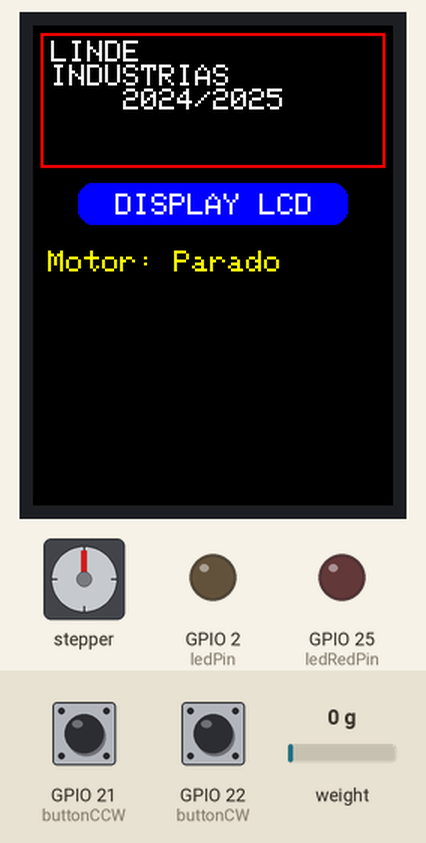
Simulated run of this sketch. Board: ESP32. Shown: 240×320 colour display, stepper motor, output pins drawn as LEDs (lit = HIGH). Dashed ring = blinking. Inputs (shaded band) come from the test bench; at power-on: GPIO 21 (buttonCCW) HIGH, GPIO 22 (buttonCW) HIGH, weight on the scale 0 g. Stepper angles assume 2038 steps per turn; what the sketch prints to the serial monitor is not drawn.

Above: at 1.4 s.
1.5 s: GPIO 21 (buttonCCW) pulled LOW for 1.95 s
At 4.3 s:
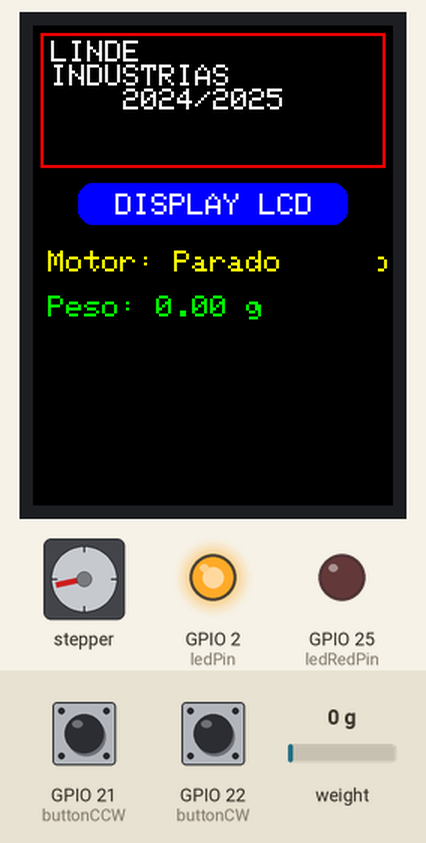
4.9 s: GPIO 22 (buttonCW) pulled LOW for 1.95 s
At 7.8 s:
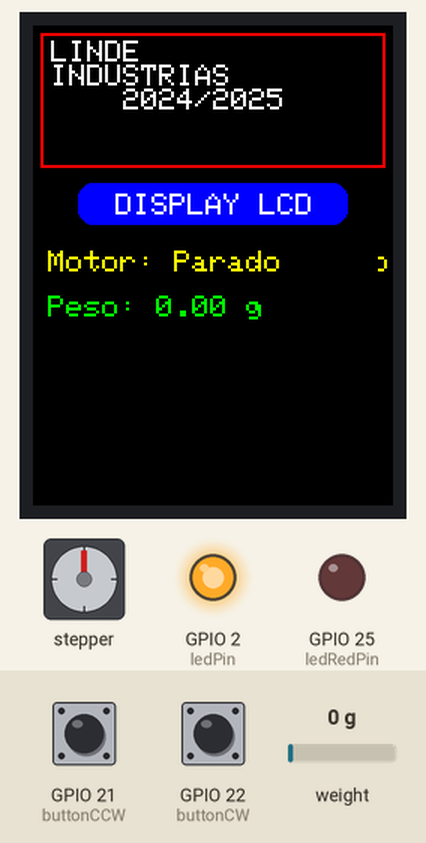
8.3 s: weight on the scale set to 130 g
At 10.8 s:
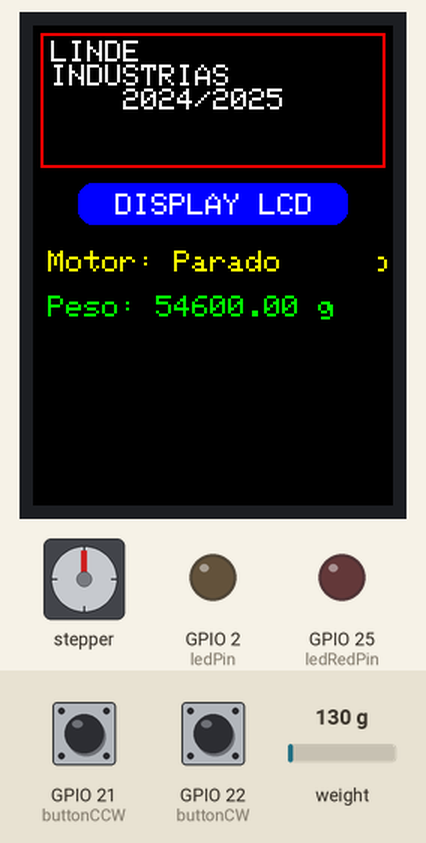
11.5 s: weight on the scale set to 155 g
At 13.8 s:
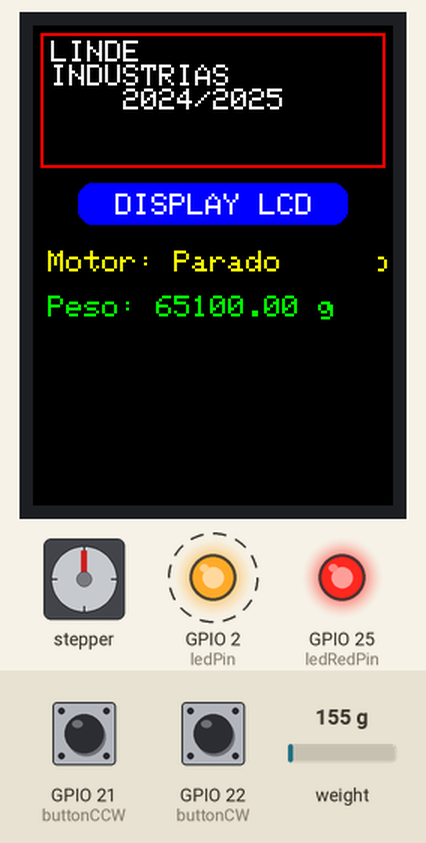
16.5 s: GPIO 21 (buttonCCW) pulled LOW for 1.95 s
At 19.2 s:
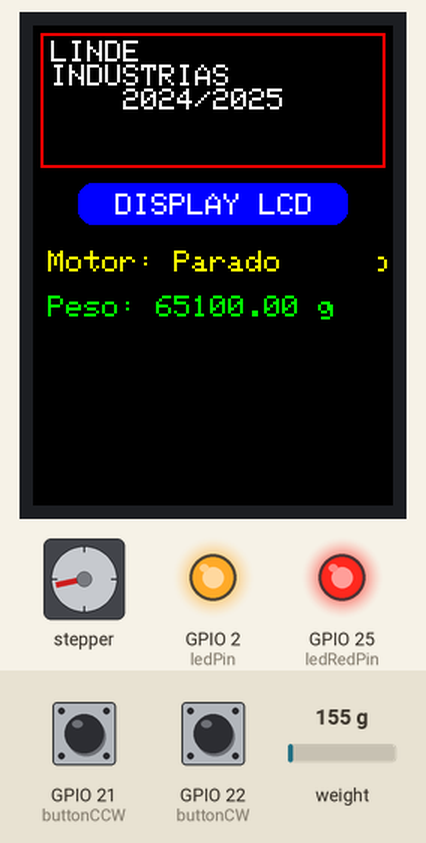
19.9 s: GPIO 22 (buttonCW) pulled LOW for 1.95 s
At 23.9 s:
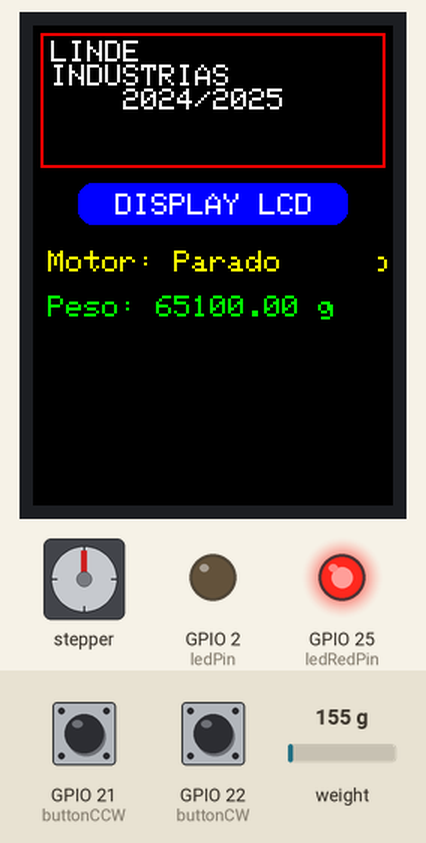
Timing chart, 0 to 24.3 s (numbered marks = the images above; inputs shaded):
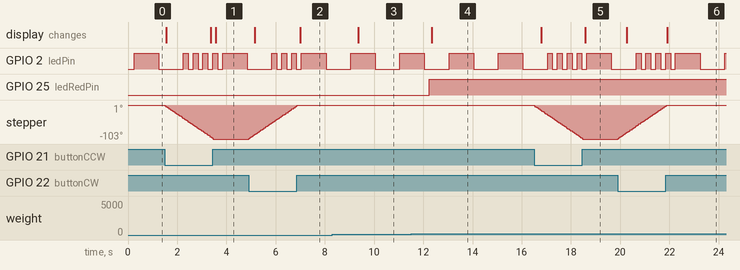

The sketch:

Mini-empilhador.ino
```cpp
#include <Stepper.h>
#include <Arduino.h>
#include <SPI.h>
#include <Adafruit_GFX.h>
#include <Adafruit_ILI9341.h>
#include "HX711.h"
#include "freertos/FreeRTOS.h"
#include "freertos/task.h"
#include "freertos/queue.h"
#include "freertos/semphr.h"
#include "esp_system.h"
#include "nvs_flash.h"
#include "esp_task_wdt.h"

// Configuração dos pinos
#define DT 16
#define SCK 4

#define TFT_CS   5
#define TFT_DC   26
#define TFT_MOSI 23
#define TFT_MISO 19
#define TFT_SCLK 18
#define TFT_RST  -1 // ligar ao 3V3

// Configuração do motor
const int stepsPerRevolution = 2038; // Número de passos por rotação
Stepper myStepper1(stepsPerRevolution, 13, 14, 12, 27); // Pinos do motor

// Botões
const int buttonCW = 22;  // Botão para girar no sentido horário
const int buttonCCW = 21; // Botão para girar no sentido anti-horário

// LEDs
const int ledPin = 2; // Pino para o LED normal
const int ledRedPin = 25;  // Pino para o LED vermelho (excesso de peso)

// Criação do display
Adafruit_ILI9341 tft = Adafruit_ILI9341(TFT_CS, TFT_DC, TFT_MOSI, TFT_SCLK, TFT_RST, TFT_MISO);

// Semáforos
SemaphoreHandle_t displaySemaphore;
SemaphoreHandle_t motorStateMutex;

// Filas
QueueHandle_t motorQueue;
QueueHandle_t scaleQueue;

// Variáveis globais
String motorState = "Parado";

// Comandos do motor
enum MotorCommand {
    MOTOR_STOP,
    MOTOR_CW,
    MOTOR_CCW
};

// Prototipação das tarefas e interrupções
void MotorTask(void *parameter);
void DisplayTask(void *parameter);
void LedTask(void *parameter);
void ScaleTask(void *parameter);
void IRAM_ATTR handleButtonCW();
void IRAM_ATTR handleButtonCCW();

void setup() {
    Serial.begin(115200);

    // Configuração dos botões como entrada com pull-up interno
    pinMode(buttonCW, INPUT_PULLUP);
    pinMode(buttonCCW, INPUT_PULLUP);

    motorStateMutex = xSemaphoreCreateMutex();

    // Configuração dos LEDs como saída
    pinMode(ledPin, OUTPUT);
    pinMode(ledRedPin, OUTPUT);  // LED vermelho

    // Configuração das interrupções
    attachInterrupt(digitalPinToInterrupt(buttonCW), handleButtonCW, FALLING);
    attachInterrupt(digitalPinToInterrupt(buttonCCW), handleButtonCCW, FALLING);

    // Criação das filas
    motorQueue = xQueueCreate(10, sizeof(MotorCommand));
    scaleQueue = xQueueCreate(10, sizeof(float));

    // Criação dos semáforos
    displaySemaphore = xSemaphoreCreateBinary();

    // Inicializar o semáforo como disponível
    xSemaphoreGive(displaySemaphore);

    // Criação das tarefas
    xTaskCreatePinnedToCore(MotorTask, "MotorTask", 1000, NULL, 1, NULL, 1);
    xTaskCreatePinnedToCore(DisplayTask, "DisplayTask", 2048, NULL, 1, NULL, 0);
    xTaskCreatePinnedToCore(LedTask, "LedTask", 1000, NULL, 1, NULL, 0);
    xTaskCreatePinnedToCore(ScaleTask, "ScaleTask", 2048, NULL, 1, NULL, 0);

    // Configuração inicial do motor
    myStepper1.setSpeed(10); // Velocidade do motor (em RPM)

    // Inicializar o display
    xSemaphoreTake(displaySemaphore, portMAX_DELAY);
    tft.begin();
    tft.fillScreen(ILI9341_BLACK);
    tft.setRotation(0);

    // Desenhar elementos iniciais
    tft.setCursor(0, 10);
    tft.setTextColor(ILI9341_WHITE);
    tft.setTextSize(2);
    tft.println(" LINDE  ");
    tft.println(" INDUSTRIAS ");
    tft.println("     2024/2025      ");
    tft.drawRect(5, 5, 230, 90, ILI9341_RED);
    tft.drawRect(6, 6, 228, 88, ILI9341_RED); // Aumentar espessura
    tft.fillRoundRect(30, 105, 180, 28, 10, ILI9341_BLUE);
    tft.setCursor(55, 112);
    tft.println("DISPLAY LCD");

    // Exibir estado inicial do motor
    tft.setCursor(10, 150);
    tft.setTextColor(ILI9341_YELLOW);
    tft.setTextSize(2);
    tft.println("Motor: Parado");

    xSemaphoreGive(displaySemaphore);
}

void loop() {
    // Nada aqui; o controle é feito pelas tarefas.
    vTaskDelete(NULL);
}

// Funções de interrupção para os botões
void IRAM_ATTR handleButtonCW() {
    MotorCommand cmd = MOTOR_CW;
    xQueueSendFromISR(motorQueue, &cmd, NULL);
}

void IRAM_ATTR handleButtonCCW() {
    MotorCommand cmd = MOTOR_CCW;
    xQueueSendFromISR(motorQueue, &cmd, NULL);
}

// Tarefa para controle do motor
void MotorTask(void *parameter) {
    MotorCommand cmd;

    while (true) {
        if (xQueueReceive(motorQueue, &cmd, portMAX_DELAY)) {
            switch (cmd) {
                case MOTOR_CW:
                    xSemaphoreTake(motorStateMutex, portMAX_DELAY);
                    motorState = "Horario";
                    xSemaphoreGive(motorStateMutex);
                    Serial.println("Gira no sentido horario");
                    while (digitalRead(buttonCW) == LOW) {
                        myStepper1.step(stepsPerRevolution / 100);
                        vTaskDelay(10 / portTICK_PERIOD_MS);
                    }
                    xSemaphoreTake(motorStateMutex, portMAX_DELAY);
                    motorState = "Parado";
                    xSemaphoreGive(motorStateMutex);
                    break;

                case MOTOR_CCW:
                    xSemaphoreTake(motorStateMutex, portMAX_DELAY);
                    motorState = "Anti-Horario";
                    xSemaphoreGive(motorStateMutex);
                    Serial.println("Gira no sentido anti-horario");
                    while (digitalRead(buttonCCW) == LOW) {
                        myStepper1.step(-stepsPerRevolution / 100);
                        vTaskDelay(10 / portTICK_PERIOD_MS);
                    }
                    xSemaphoreTake(motorStateMutex, portMAX_DELAY);
                    motorState = "Parado";
                    xSemaphoreGive(motorStateMutex);
                    break;

                case MOTOR_STOP:
                default:
                    xSemaphoreTake(motorStateMutex, portMAX_DELAY);
                    motorState = "Parado";
                    xSemaphoreGive(motorStateMutex);
                    break;
            }
        }
    }
}


// Tarefa para leitura da balança
void ScaleTask(void *parameter) {
    HX711 scale;
    scale.begin(DT, SCK);
    scale.set_scale();
    scale.tare(20);

    while (true) {
        float weight = scale.get_value(10);
        xQueueSend(scaleQueue, &weight, portMAX_DELAY);

        // Verificar se o peso excede 60.000g
        if (weight > 60000) {
            digitalWrite(ledRedPin, HIGH);  // Acende o LED vermelho
        } else {
            digitalWrite(ledRedPin, LOW);   // Apaga o LED vermelho
        }

        vTaskDelay(500 / portTICK_PERIOD_MS);
    }
}

// Tarefa para atualizar o display
void DisplayTask(void *parameter) {
    String lastState = "";
    float lastWeight = 0;

    while (true) {
        String currentState;

        // Ler estado do motor com proteção
        xSemaphoreTake(motorStateMutex, portMAX_DELAY);
        currentState = motorState;
        xSemaphoreGive(motorStateMutex);

        if (currentState != lastState || uxQueueMessagesWaiting(scaleQueue) > 0) {
            // Atualizar estado do motor somente se mudou
            if (currentState != lastState) {
                lastState = currentState;

                if (xSemaphoreTake(displaySemaphore, portMAX_DELAY)) {
                    tft.fillRect(10, 150, 220, 30, ILI9341_BLACK); // Limpar área do estado do motor
                    tft.setCursor(10, 150);
                    tft.setTextColor(ILI9341_YELLOW);
                    tft.setTextSize(2);
                    tft.print("Motor: ");
                    tft.println(currentState);
                    xSemaphoreGive(displaySemaphore);
                }
            }

            // Atualizar peso
            if (xQueueReceive(scaleQueue, &lastWeight, 0)) {
                if (xSemaphoreTake(displaySemaphore, portMAX_DELAY)) {
                    tft.fillRect(10, 180, 220, 30, ILI9341_BLACK); // Limpar área do peso
                    tft.setCursor(10, 180);
                    tft.setTextColor(ILI9341_GREEN);
                    tft.setTextSize(2);
                    tft.print("Peso: ");
                    tft.print(lastWeight, 2);
                    tft.println(" g");
                    xSemaphoreGive(displaySemaphore);
                }
            }
        }
        vTaskDelay(100 / portTICK_PERIOD_MS); // Verificar mudanças a cada 100 ms
    }
}

// Tarefa para controlar o LED
void LedTask(void *parameter) {
    String currentState;

    while (true) {
        xSemaphoreTake(motorStateMutex, portMAX_DELAY);
        currentState = motorState;
        xSemaphoreGive(motorStateMutex);

        if (currentState == "Horario" || currentState == "Anti-Horario") {
            digitalWrite(ledPin, HIGH);
            vTaskDelay(200 / portTICK_PERIOD_MS); // Piscar rápido
            digitalWrite(ledPin, LOW);
            vTaskDelay(200 / portTICK_PERIOD_MS);
        } else if (currentState == "Parado") {
            digitalWrite(ledPin, HIGH);
            vTaskDelay(1000 / portTICK_PERIOD_MS); // Piscar lento
            digitalWrite(ledPin, LOW);
            vTaskDelay(1000 / portTICK_PERIOD_MS);
        }
    }
}
```

Measured:
- the behaviour switches between 142 and 143 g on weight on the scale (found by bisection; images 3 and 4)
- after the input at 1.5 s, stepper: turns 103° counter-clockwise in 2.0 s, starting at once; the display: first changes after 0.06 s (image 1 shows a later state)
- after the input at 4.9 s, stepper: turns 103° clockwise in 2.0 s, starting at once; the display: first changes after 0.26 s (image 2 shows a later state)
- after the input at 8.3 s, the display: changes after 1.0 s (image 3)
- after the input at 11.5 s, GPIO 25 (ledRedPin): LOW → HIGH after 0.75 s; the display: changes after 0.84 s (image 4)
- after the input at 16.5 s, stepper: turns 103° counter-clockwise in 2.0 s, starting at once; the display: first changes after 0.30 s (image 5 shows a later state)
- after the input at 19.9 s, stepper: turns 103° clockwise in 2.0 s, starting at once; the display: first changes after 0.36 s (image 6 shows a later state)
- by itself, GPIO 2 (ledPin): alternates HIGH for 1.0 s and LOW for 1.0 s
